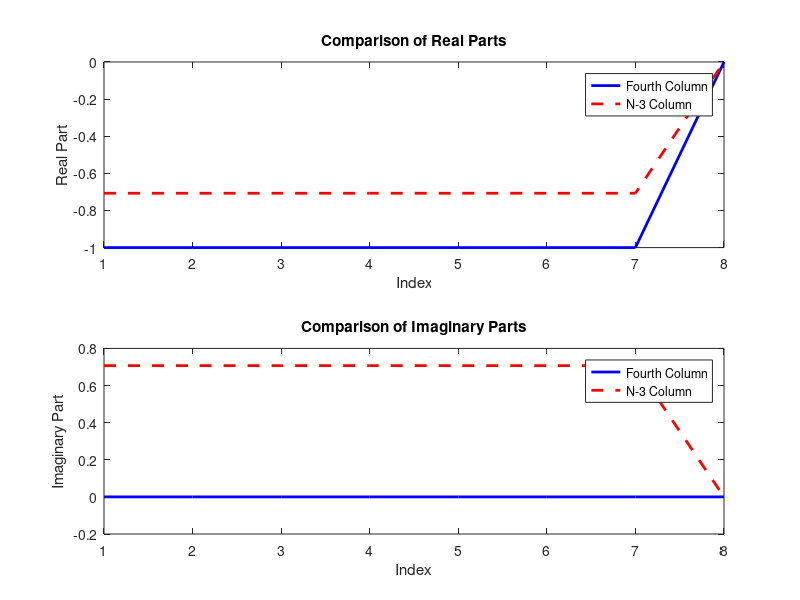

This figure's MATLAB source: (Note: this script raises an error after producing the figure.)
%%
% Aliasing
clc
clear all

n = 2^3;
f = zeros(n,n);

for i = 1:n
    f(1,i) = 1;
    f(i,1) = 1;
end 
f

for k =1:n-1
    for j = 1:n-1
        f(k,j) = exp(-2*pi*1i/n)^j;
    end 
end 

f

% Extract the real and imaginary parts of the fourth column
fourth_column_real = real(f(:, 4));
fourth_column_imag = imag(f(:, 4));

% Extract the real and imaginary parts of the (N-3)th column
N_minus_3_column_real = real(f(:, n-3));
N_minus_3_column_imag = imag(f(:, n-3));

% Plot the real parts
subplot(2, 1, 1);
plot(1:n, fourth_column_real, 'b', 'LineWidth', 2);
hold on;
plot(1:n, N_minus_3_column_real, 'r--', 'LineWidth', 2);
xlabel('Index');
ylabel('Real Part');
title('Comparison of Real Parts');
legend('Fourth Column', 'N-3 Column');

% Plot the imaginary parts
subplot(2, 1, 2);
plot(1:n, fourth_column_imag, 'b', 'LineWidth', 2);
hold on;
plot(1:n, N_minus_3_column_imag, 'r--', 'LineWidth', 2);
xlabel('Index');
ylabel('Imaginary Part');
title('Comparison of Imaginary Parts');
legend('Fourth Column', 'N-3 Column');

% Adjust subplot spacing
sgtitle('Comparison of Fourth Column with (N-3) Column');